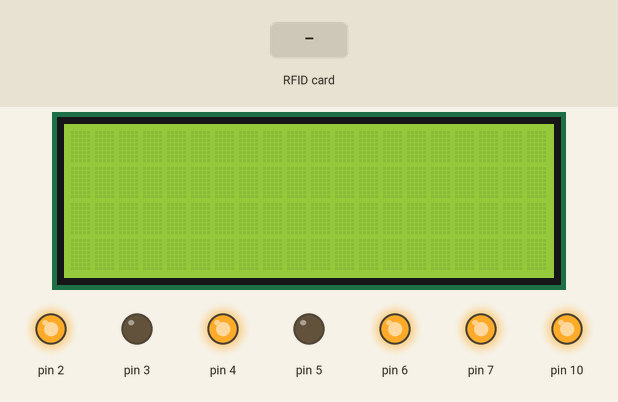
This sketch was run on a simulated Arduino Uno, built with avr-gcc and run on an emulated ATmega328P. On the bench: 20×4 character LCD, output pins drawn as LEDs (lit = HIGH). The test bench sets the inputs (shaded band).

Above: at 1.3 s.
1.4 s: RFID card 5E 7A 19 C4 held to the reader
At 2.1 s:
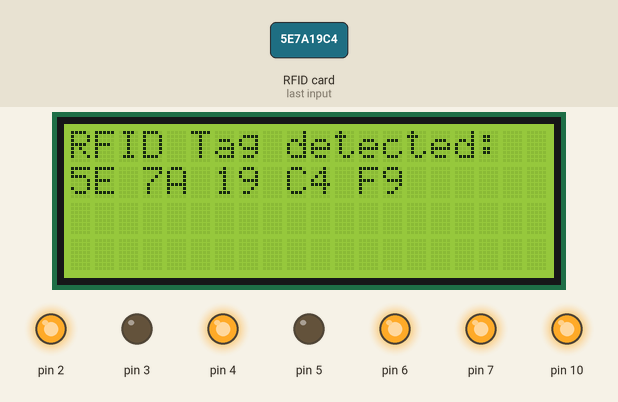
2.9 s: RFID card 5E 7A 19 C4 held to the reader
At 2.96 s:
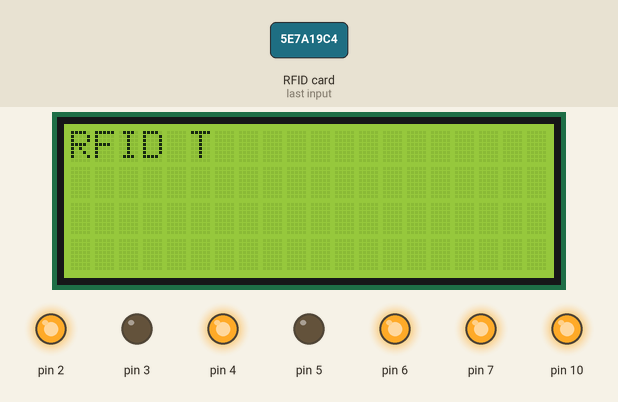
4.4 s: RFID card 5E 7A 19 C4 held to the reader
At 4.47 s:
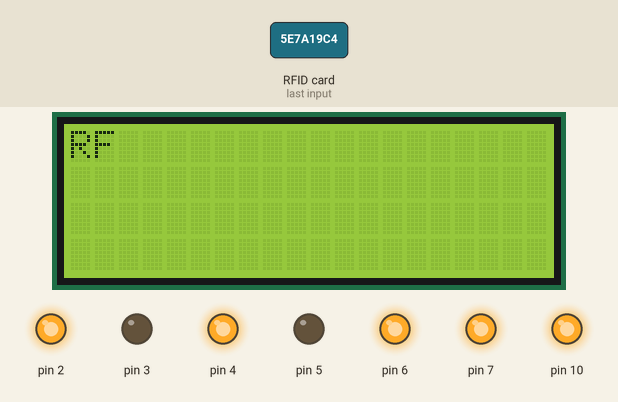
5.9 s: RFID card 5E 7A 19 C4 held to the reader
Timing chart, 0 to 8.5 s (numbered marks = the images above; inputs shaded):
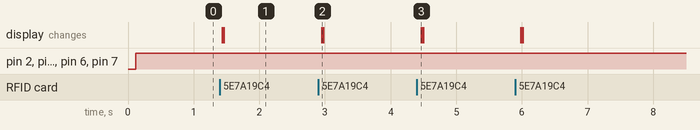

The sketch:

WarehouseRobot.ino
```cpp
#include <Arduino_FreeRTOS.h>
#include <SPI.h>
#include <Wire.h>
#include <LiquidCrystal_I2C.h>
#include <RFID.h>
#include "Car4W.h"
#include "TCRT5000.h"
#include "MotorCD.h"

////////////////////////////
//  LCD object instance  //
////////////////////////////

LiquidCrystal_I2C lcd(0x27, 20, 4);

////////////////////////////
//  RFID object instance  //
////////////////////////////

/*
PINOUT:
RC522 MODULE    Uno/Nano     MEGA
SDA             D10          D9
SCK             D13          D52
MOSI            D11          D51
MISO            D12          D50
IRQ             N/A          N/A
GND             GND          GND
RST             D9           D8
3.3V            3.3V         3.3V
*/

/* Define the DIO used for the SDA (SS) and RST (reset) pins. */
#define SDA_DIO   9
#define RESET_DIO 8

RFID RC522(SDA_DIO, RESET_DIO);

//////////////////////////////////
//  TCRT5000 objects instances  //
//////////////////////////////////

TCRT5000 Sensor1(31);
TCRT5000 Sensor2(29);
TCRT5000 Sensor3(27);
TCRT5000 Sensor4(25);
TCRT5000 Sensor5(23);

//////////////////////////////////////
//  Car4WWarehouse object instance  //
//////////////////////////////////////

Car4W Car4WWarehouse( 26 , 24 , 22 ,       // Motor Front Left
                      30 , 28 , 32 ,       // Motor Front Right
                       4 ,  3 ,  2 ,       // Motor Rear Left
                       6 ,  5 ,  7 );      // Motor Rear Right

////////////////////////////////
//  Car4WWarehouse Varibles   //
////////////////////////////////

int SpeedMotorFrontLeft  = 0;
int SpeedMotorRearLeft   = 0;
int SpeedMotorFrontRight = 0;
int SpeedMotorRearRight  = 0;

bool bSensor[5] = {false, false, false, false, false};

////////////////////////////////
//  Car4WWarehouse Constants  //
////////////////////////////////

const unsigned char Speed = 255;

//////////////////////
//  PID Variables   //
//////////////////////

double Error          = 0;
double LastError      = 0;
double IntegralError  = 0;
double DerivateError  = 0;

double P = 0;
double I = 0;
double D = 0;
double U = 0;

//////////////////////
//  PID Constants   //
//////////////////////

const unsigned char SamplingTime = 1;
const unsigned char Kp = 60.0;
const unsigned char Ki =  1.0;
const unsigned char Kd = 50.0;

//////////////////////////
//  Define RTOS Tasks   //
//////////////////////////

void TaskLineFollower(void *pvParameters);
void TaskRFIDReader(void *pvParameters);

void setup()
{
  Serial.begin(9600);

  while (!Serial)
  {
    ; // wait for serial port to connect. Needed for native USB, on LEONARDO, MICRO, YUN, and other 32u4 based boards.
  }

  //////////////////
  //  LCD setup  //
  //////////////////

  lcd.begin();
  lcd.backlight();

  //////////////////
  //  RFID setup  //
  //////////////////

  SPI.begin();
  RC522.init();

  //////////////////////////////
  //  TCRT5000 objects setup  //
  //////////////////////////////

  Sensor1.Setup();
  Sensor2.Setup();
  Sensor3.Setup();
  Sensor4.Setup();
  Sensor5.Setup();

  ///////////////////////////////////
  //  Car4WWarehouse object setup  //
  ///////////////////////////////////

  Car4WWarehouse.Setup();

  //////////////////////////
  //  Setup RTOS Tasks    //
  //////////////////////////

  xTaskCreate (  TaskLineFollower
              ,  (const portCHAR *) "LineFollower"
              ,  128                                // Stack size
              ,  NULL
              ,  1                                  // Priority
              ,  NULL );

  xTaskCreate (  TaskRFIDReader
              ,  (const portCHAR *) "RFIDReader"
              ,  128                                // Stack size
              ,  NULL
              ,  2                                  // Priority
              ,  NULL );

  // Now the task scheduler, which takes over control of scheduling individual tasks, is automatically started.
}

void loop()
{
  // Empty. Things are done in Tasks.
}

void TaskLineFollower(void *pvParameters)  // This is a task.
{
  (void) pvParameters;

  for (;;)
  {
    //////////////////////////
    //  Get TCRT500 values  //
    //////////////////////////

    bSensor[0] = Sensor1.getDigitalValue();
    bSensor[1] = Sensor2.getDigitalValue();
    bSensor[2] = Sensor3.getDigitalValue();
    bSensor[3] = Sensor4.getDigitalValue();
    bSensor[4] = Sensor5.getDigitalValue();

    ////////////////////////////////
    //  Get line follower error   //
    ////////////////////////////////

    if     ( (bSensor[0] == 0) && (bSensor[1] == 0) && (bSensor[2] == 0) && (bSensor[3] == 0) && (bSensor[4] == 1) )    Error =  4;
    else if( (bSensor[0] == 0) && (bSensor[1] == 0) && (bSensor[2] == 0) && (bSensor[3] == 1) && (bSensor[4] == 1) )    Error =  3;
    else if( (bSensor[0] == 0) && (bSensor[1] == 0) && (bSensor[2] == 0) && (bSensor[3] == 1) && (bSensor[4] == 0) )    Error =  2;
    else if( (bSensor[0] == 0) && (bSensor[1] == 0) && (bSensor[2] == 1) && (bSensor[3] == 1) && (bSensor[4] == 0) )    Error =  1;
    else if( (bSensor[0] == 0) && (bSensor[1] == 0) && (bSensor[2] == 1) && (bSensor[3] == 0) && (bSensor[4] == 0) )    Error =  0;
    else if( (bSensor[0] == 0) && (bSensor[1] == 1) && (bSensor[2] == 1) && (bSensor[3] == 0) && (bSensor[4] == 0) )    Error = -1;
    else if( (bSensor[0] == 0) && (bSensor[1] == 1) && (bSensor[2] == 0) && (bSensor[3] == 0) && (bSensor[4] == 0) )    Error = -2;
    else if( (bSensor[0] == 1) && (bSensor[1] == 1) && (bSensor[2] == 0) && (bSensor[3] == 0) && (bSensor[4] == 0) )    Error = -3;
    else if( (bSensor[0] == 1) && (bSensor[1] == 0) && (bSensor[2] == 0) && (bSensor[3] == 0) && (bSensor[4] == 0) )    Error = -4;

    //////////////////////////
    //  PID implementation  //
    //////////////////////////

    IntegralError += (Error * SamplingTime);
    DerivateError  = (Error - LastError) / SamplingTime;

    LastError = Error;

    P = Kp * Error;
    I = Ki * IntegralError;
    D = Kd * DerivateError;

    U = P + I + D;

    //////////////////////////////////////
    //  Get PWM signal for each motor   //
    //////////////////////////////////////

    SpeedMotorFrontLeft  = constrain(Speed - U , -255, 255);
    SpeedMotorRearLeft   = constrain(Speed - U , -255, 255);
    SpeedMotorFrontRight = constrain(Speed + U , -255, 255);
    SpeedMotorRearRight  = constrain(Speed + U , -255, 255);

    //////////////////////////////////////
    //  Set PWM signal for each motor   //
    //////////////////////////////////////

    Car4WWarehouse.Forward(SpeedMotorFrontLeft, SpeedMotorFrontRight, SpeedMotorRearLeft, SpeedMotorRearRight);

    ///////////////////////////////
    //  Print values for debug   //
    ///////////////////////////////
/*
    Serial.print(bSensor[0]);
    Serial.print(bSensor[1]);
    Serial.print(bSensor[2]);
    Serial.print(bSensor[3]);
    Serial.print(bSensor[4]);
    Serial.print("  EP:");
    Serial.print(IntegralError);
    Serial.print("  ED:");
    Serial.print(DerivateError);
    Serial.print("  EA:");
    Serial.print(LastError);
    Serial.print("  P:");
    Serial.print(P);
    Serial.print("  I:");
    Serial.print(I);
    Serial.print("  D:");
    Serial.print(D);
    Serial.print("  U:");
    Serial.print(U);
    Serial.print("  MFL:");
    Serial.print(SpeedMotorFrontLeft);
    Serial.print("  MRL:");
    Serial.print(SpeedMotorRearLeft);
    Serial.print("  MFR:");
    Serial.print(SpeedMotorFrontRight);
    Serial.print("  MRR:");
    Serial.println(SpeedMotorRearRight);
*/
    vTaskDelay(2);  // one tick delay (15ms) in between reads for stability
  }
}

void TaskRFIDReader(void *pvParameters)  // This is a task.
{
  (void) pvParameters;

  for (;;)
  {
    if (RC522.isCard())
    {
      RC522.readCardSerial();

      lcd.clear();
      lcd.setCursor(0, 0);
      lcd.print("RFID Tag detected: ");

      lcd.setCursor(0, 1);

      for(int i=0;i<5;i++)
      {
        lcd.print(RC522.serNum[i],HEX);
        lcd.print(" ");
        //Serial.print(RC522.serNum[i],DEC);
        //Serial.print(RC522.serNum[i],HEX); //to print card detail in Hexa Decimal format
        //Serial.print(" ");
      }
    }

    vTaskDelay(5);  // one tick delay (15ms) in between reads for stability
  }
}
```

Car4W.cpp
```cpp
/*
Car4W library

2017 Talos Electronics
Autor: César Vargas
*/

#include "MotorCD.h"
#include "Car4W.h"

Car4W::~Car4W()
{

}

void Car4W::Setup()
{
	MotorFrontLeft.Setup();
	MotorFrontRight.Setup();
	MotorRearLeft.Setup();
	MotorRearRight.Setup();
}

void Car4W::Forward(int SpeedMotorRearLeft, int SpeedMotorRearRight, int SpeedMotorFrontLeft, int SpeedMotorFrontRight)
{
	/*MotorFrontLeft.Forward(SpeedMotorFrontLeft);
	MotorFrontRight.Forward(SpeedMotorFrontRight);
	MotorRearLeft.Forward(SpeedMotorRearLeft);
	MotorRearRight.Forward(SpeedMotorRearRight);*/

    if(SpeedMotorFrontLeft >= 0)	  MotorFrontLeft.Forward(SpeedMotorFrontLeft);
    else                            MotorFrontLeft.Backward(-1*SpeedMotorFrontLeft);

    if(SpeedMotorRearLeft >= 0)    	MotorRearLeft.Forward(SpeedMotorRearLeft);
    else                            MotorRearLeft.Backward(-1*SpeedMotorRearLeft);

    if(SpeedMotorFrontRight >= 0)  	MotorFrontRight.Forward(SpeedMotorFrontRight);
    else                            MotorFrontRight.Backward(-1*SpeedMotorFrontRight);

    if(SpeedMotorRearRight >= 0)   	MotorRearRight.Forward(SpeedMotorRearRight);
    else                            MotorRearRight.Backward(-1*SpeedMotorRearRight);
}

void Car4W::Backward(int SpeedMotorRearLeft, int SpeedMotorRearRight, int SpeedMotorFrontLeft, int SpeedMotorFrontRight)
{
	MotorFrontLeft.Backward(SpeedMotorFrontLeft);
	MotorFrontRight.Backward(SpeedMotorFrontRight);
	MotorRearLeft.Backward(SpeedMotorRearLeft);
	MotorRearRight.Backward(SpeedMotorRearRight);
}

void Car4W::Left(int SpeedMotorRearLeft, int SpeedMotorRearRight, int SpeedMotorFrontLeft, int SpeedMotorFrontRight)
{
	MotorFrontLeft.Backward(SpeedMotorFrontLeft);
	MotorFrontRight.Forward(SpeedMotorFrontRight);
	MotorRearLeft.Backward(SpeedMotorRearLeft);
	MotorRearRight.Forward(SpeedMotorRearRight);
}

void Car4W::Right(int SpeedMotorRearLeft, int SpeedMotorRearRight, int SpeedMotorFrontLeft, int SpeedMotorFrontRight)
{
	MotorFrontLeft.Forward(SpeedMotorFrontLeft);
	MotorFrontRight.Backward(SpeedMotorFrontRight);
	MotorRearLeft.Forward(SpeedMotorRearLeft);
	MotorRearRight.Backward(SpeedMotorRearRight);
}

void Car4W::Stop()
{
	MotorFrontLeft.Stop();
	MotorFrontRight.Stop();
	MotorRearLeft.Stop();
	MotorRearRight.Stop();
}
```

Car4W.h
```cpp
/*
Car4W library

2017 Talos Electronics
Autor: César Vargas
*/

#ifndef Car4W_H
#define Car4W_H

#include "MotorCD.h"

class Car4W
{
	private:

		int nMotorFrontLeft_A;			// A Signal to H Bridge for Motor Front Left
		int nMotorFrontLeft_B;			// B Signal to H Bridge for Motor Front Left
		int nMotorFrontLeft_PWM;		// Enable signal to H Bridge for Motor Front Left

		int nMotorFrontRight_A;			// A Signal to H Bridge for Motor Front Right
		int nMotorFrontRight_B;			// B Signal to H Bridge for Motor Front Right
		int nMotorFrontRight_PWM;		// Enable signal to H Bridge for Motor Front Right

		int nMotorRearLeft_A;			// A Signal to H Bridge for Motor Rear Left
		int nMotorRearLeft_B;			// B Signal to H Bridge for Motor Rear Left
		int nMotorRearLeft_PWM;			// Enable signal to H Bridge for Motor Rear Left

		int nMotorRearRight_A;			// A Signal to H Bridge for Motor Rear Right
		int nMotorRearRight_B;			// B Signal to H Bridge for Motor Rear Right
		int nMotorRearRight_PWM;		// Enable signal to H Bridge for Motor Rear Right

		MotorCD MotorFrontLeft;			// Object for Motor Front Left
		MotorCD MotorFrontRight;		// Object for Motor Front Right
		MotorCD MotorRearLeft;			// Object for Motor Rear Left
		MotorCD MotorRearRight;			// Object for Motor Rear Right

	public:

	 	Car4W(	int MotorFrontLeft_A	, int MotorFrontLeft_B	, int MotorFrontLeft_PWM	,
	 		  	int MotorFrontRight_A	, int MotorFrontRight_B	, int MotorFrontRight_PWM	,
	 			int MotorRearLeft_A		, int MotorRearLeft_B	, int MotorRearLeft_PWM		,
	 		  	int MotorRearRight_A	, int MotorRearRight_B	, int MotorRearRight_PWM)	:
	 			MotorFrontLeft 	(MotorFrontLeft_A	, MotorFrontLeft_B	, MotorFrontLeft_PWM 	),
	 			MotorFrontRight (MotorFrontRight_A	, MotorFrontRight_B	, MotorFrontRight_PWM 	),
	 			MotorRearLeft 	(MotorRearLeft_A	, MotorRearLeft_B	, MotorRearLeft_PWM		),
	 			MotorRearRight 	(MotorRearRight_A	, MotorRearRight_B	, MotorRearRight_PWM 	){}		// Constructor for MotorCD class

		~Car4W();		// Destructor for MotorCD class

		void Setup();	// Initializes the GPIO and objects

		void Forward	(int SpeedMotorRearLeft, int SpeedMotorRearRight, int SpeedMotorFrontLeft, int SpeedMotorFrontRight);	// Enables Car to go forward
		void Backward	(int SpeedMotorRearLeft, int SpeedMotorRearRight, int SpeedMotorFrontLeft, int SpeedMotorFrontRight);	// Enables Car to go Backward
		void Left 		(int SpeedMotorRearLeft, int SpeedMotorRearRight, int SpeedMotorFrontLeft, int SpeedMotorFrontRight);	// Enables Car to go Left
		void Right 		(int SpeedMotorRearLeft, int SpeedMotorRearRight, int SpeedMotorFrontLeft, int SpeedMotorFrontRight);	// Enables Car to go Right
		void Stop();																											// Enables Car to Stop
};

#endif
```

LineFollower.cpp
```cpp
/*
Line Follower library

2017 Talos Electronics
Autor: César Vargas
*/

#include "LineFollower.h"
#include <Arduino.h>

LineFollower::~LineFollower()
{

}

void LineFollower::Setup()
{
  	RobotChasis.Setup();

	Sensor1.Setup();
  	Sensor2.Setup();
  	Sensor3.Setup();
  	Sensor4.Setup();
  	Sensor5.Setup();
}

void LineFollower::LineFollowerMode(int KP, int KI, int KD, int Speed)
{
	GetSensorValues();

	fP = fError;
	fI = fI + fLast_I;
	fD = fError - fLast_Error;

	fPID = (KP * fP) + (KI * fI) + (KD * fD);

	fLast_I = fI;
	fLast_Error = fError;

	int SpeedMotorFrontLeft 	= Speed - fPID;
	int SpeedMotorRearLeft 		= Speed - fPID;
	int SpeedMotorFrontRight 	= Speed + fPID;
	int SpeedMotorRearRight 	= Speed + fPID;

	constrain(SpeedMotorFrontLeft	, 0, 255);
	constrain(SpeedMotorRearLeft	, 0, 255);
	constrain(SpeedMotorFrontRight	, 0, 255);
	constrain(SpeedMotorRearRight	, 0, 255);

	RobotChasis.Forward(SpeedMotorFrontLeft, SpeedMotorFrontRight, SpeedMotorRearLeft, SpeedMotorRearRight);
}

void LineFollower::GetSensorValues()
{
	nSensor[0] = Sensor1.getDigitalValue();
	nSensor[1] = Sensor2.getDigitalValue();
	nSensor[2] = Sensor3.getDigitalValue();
	nSensor[3] = Sensor4.getDigitalValue();
	nSensor[4] = Sensor5.getDigitalValue();

	if( (nSensor[0] == 0) && (nSensor[1] == 0) && (nSensor[2] == 0) && (nSensor[3] == 0) && (nSensor[4] == 0) )
	{
		fError = fError;
	}
	else
	{
		if     ( (nSensor[0] == 0) && (nSensor[1] == 0) && (nSensor[2] == 0) && (nSensor[3] == 0) && (nSensor[4] == 1) )
		{
			fError = 4;
		}
		else if( (nSensor[0] == 0) && (nSensor[1] == 0) && (nSensor[2] == 0) && (nSensor[3] == 1) && (nSensor[4] == 1) )
		{
			fError = 3;
		}
		else if( (nSensor[0] == 0) && (nSensor[1] == 0) && (nSensor[2] == 0) && (nSensor[3] == 1) && (nSensor[4] == 0) )
		{
			fError = 2;
		}
		else if( (nSensor[0] == 0) && (nSensor[1] == 0) && (nSensor[2] == 1) && (nSensor[3] == 1) && (nSensor[4] == 0) )
		{
			fError = 1;
		}
		else if( (nSensor[0] == 0) && (nSensor[1] == 0) && (nSensor[2] == 1) && (nSensor[3] == 0) && (nSensor[4] == 0) )
		{
			fError = 0;
		}
		else if( (nSensor[0] == 0) && (nSensor[1] == 1) && (nSensor[2] == 1) && (nSensor[3] == 0) && (nSensor[4] == 0) )
		{
			fError = -1;
		}
		else if( (nSensor[0] == 0) && (nSensor[1] == 1) && (nSensor[2] == 0) && (nSensor[3] == 0) && (nSensor[4] == 0) )
		{
			fError = -2;
		}
		else if( (nSensor[0] == 1) && (nSensor[1] == 1) && (nSensor[2] == 0) && (nSensor[3] == 0) && (nSensor[4] == 0) )
		{
			fError = -3;
		}
		else if( (nSensor[0] == 1) && (nSensor[1] == 0) && (nSensor[2] == 0) && (nSensor[3] == 0) && (nSensor[4] == 0) )
		{
			fError = -4;
		}
	}
}
```

LineFollower.h
```cpp
/*
Line Follower library

2017 Talos Electronics
Autor: César Vargas
*/

#ifndef LineFollower_H
#define LineFollower_H

#include "Car4W.h"
#include "TCRT5000.h"

class LineFollower
{

private:

	int   nSensor[5] 		= {0, 0, 0, 0, 0};
	float fError 	 		= 0;
	float fP 				= 0;
	float fI 				= 0;
	float fD 				= 0;
	float fPID 				= 0;
  	float fLast_Error	 	= 0;
  	float fLast_I 			= 0;

  	TCRT5000 Sensor1;
  	TCRT5000 Sensor2;
  	TCRT5000 Sensor3;
  	TCRT5000 Sensor4;
  	TCRT5000 Sensor5;

  	Car4W RobotChasis;

public:

	LineFollower(	int MotorFrontLeft_A	, int MotorFrontLeft_B	, int MotorFrontLeft_PWM		,
 		  			int MotorFrontRight_A	, int MotorFrontRight_B	, int MotorFrontRight_PWM		,
 					int MotorRearLeft_A		, int MotorRearLeft_B	, int MotorRearLeft_PWM			,
 		  			int MotorRearRight_A	, int MotorRearRight_B	, int MotorRearRight_PWM		,
 		  			int S1, int S2, int S3, int S4, int S5 											):
 					RobotChasis(MotorFrontLeft_A	, MotorFrontLeft_B		, MotorFrontLeft_PWM	,
 								MotorFrontRight_A	, MotorFrontRight_B		, MotorFrontRight_PWM	,
 								MotorRearLeft_A		, MotorRearLeft_B		, MotorRearLeft_PWM		,
 								MotorRearRight_A	, MotorRearRight_B		, MotorRearRight_PWM)	,
 					Sensor1 (S1),
 					Sensor2 (S2),
 					Sensor3 (S3),
 					Sensor4 (S4),
 					Sensor5 (S5){}

	~LineFollower();

	void Setup();
	void GetSensorValues();
	void LineFollowerMode(int KP, int KI, int KD, int Speed);
};

#endif
```

MotorCD.cpp
```cpp
/*
MotorCD library

2017 Talos Electronics
Autor: César Vargas
*/

#include <Arduino.h>
#include "MotorCD.h"

MotorCD::~MotorCD()
{

}

void MotorCD::Setup()
{
	pinMode(nA, 	OUTPUT);
	pinMode(nB, 	OUTPUT);
	pinMode(nPWM, 	OUTPUT);
}

void MotorCD::Forward(int Speed)
{
	analogWrite(nPWM, Speed);
 	digitalWrite(nA, HIGH);
  	digitalWrite(nB, LOW);
}

void MotorCD::Backward(int Speed)
{
	analogWrite(nPWM, Speed);
 	digitalWrite(nA, LOW);
  	digitalWrite(nB, HIGH);
}

void MotorCD::Stop()
{
	analogWrite(nPWM, 0);
 	digitalWrite(nA, LOW);
  	digitalWrite(nB, LOW);
}
```

TCRT5000.cpp
```cpp
/*
TCRT500 sensor library

2017 Talos Electronics
Autor: César Vargas
*/

#include <Arduino.h>
#include "TCRT5000.h"

TCRT5000::~TCRT5000()
{

}

void TCRT5000::Setup()
{
	pinMode(nPinDigital, INPUT);
}

int TCRT5000::getDigitalValue()
{
	return digitalRead(nPinDigital);
}
```

Source omitted: MotorCD.h (678 bytes), TCRT5000.h (476 bytes)

Measured:
- after the input at 1.4 s, the display: first changes at once (image 1 shows a later state)
- after the input at 2.9 s, the display: changes after 0.05 s (image 2)
- after the input at 4.4 s, the display: changes after 0.07 s (image 3)
